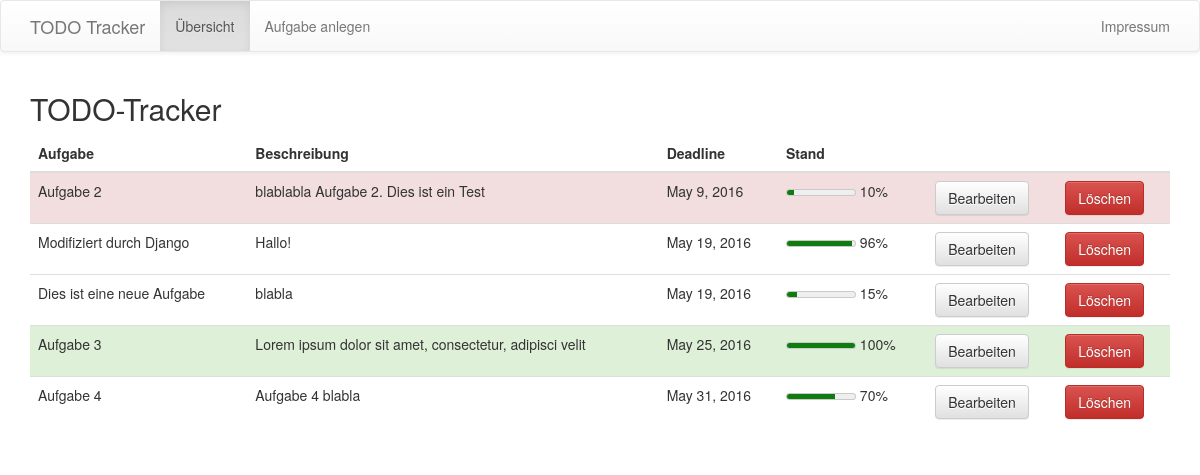
/, run on an earlier commit of the app's database.
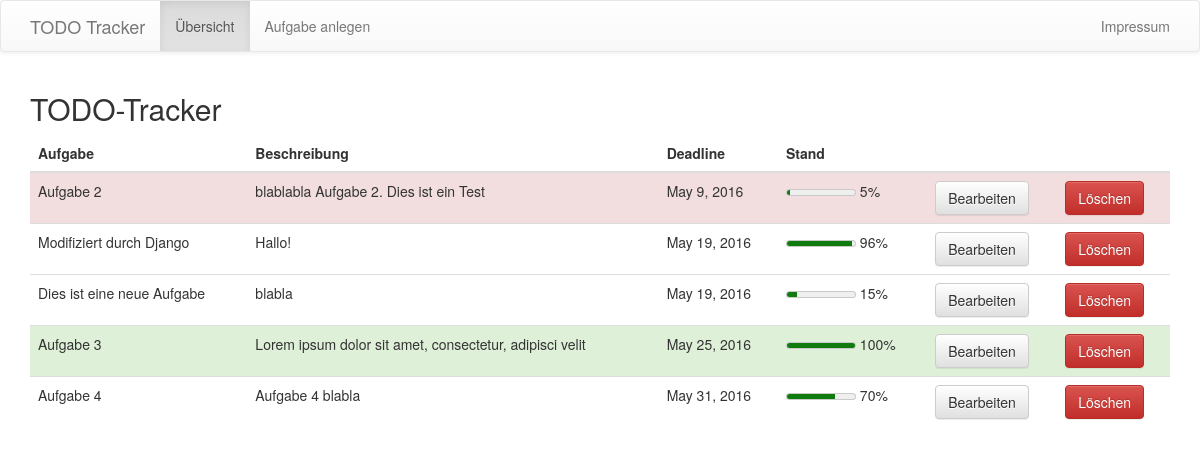
And on a later commit of the database.
### todotracker/models.py (models this page shows, shortened)
class Task(models.Model):
    title = models.CharField(max_length=200)	# Name der Aufgabe
    text = models.TextField()					# Beschreibung
    deadline = models.DateField(default=timezone.now) # Deadline
    state = models.IntegerField(default=0, validators=[MaxValueValidator(100), MinValueValidator(0)])	# Stand (mind 0, max 100, 0 ist der Defaultwert)

### todotracker/views.py (the view)
# urls.py: url(r'^$', views.task_list, name='task_list'), # http://127.0.0.1:8000/
def task_list(request):
    tasks = Task.objects.order_by('deadline')	# query set: alle Aufgaben, geordnet nach Deadline
    for task in tasks:
        task.meter = lambda: None
        task.context = lambda: None
        setattr(task, 'meter', (task.state/100))
        if task.state == 100:
            setattr(task, 'context', 'succes')
        elif task.deadline < date.today():
            setattr(task, 'context', 'danger')
        else:
            setattr(task, 'context', 'none')
    return render(request, 'todotracker/task_list.html', {'tasks': tasks})		# tasks wird dem Template übergeben, task_list.html wird zurückgegeben

### todotracker/templates/todotracker/task_list.html
{% extends 'todotracker/base.html' %}
{% block navbar_content %}
            <ul class="nav navbar-nav">
               <li class="active"><a href="#">Übersicht</a></li>
               <li><a href="{% url 'new' %}">Aufgabe anlegen</a></li>
            </ul>
            <ul class="nav navbar-nav navbar-right">
               <li><a href="{% url 'impressum' %}">Impressum</a></li>
            </ul>
{% endblock navbar_content %}
{% block content %}
         <h2>TODO-Tracker</h2>
         <div class="table-responsive">
            <table class="table">
               <thead>
                  <tr>
                     <th>Aufgabe</th>
                     <th>Beschreibung</th>
                     <th>Deadline</th>
                     <th>Stand</th>
                     <th></th>
                     <th></th>
                  </tr>
               </thead>
               <tbody>
				{% for task in tasks %}
                  <tr {% if task.context == 'succes'%} class="success" {% elif task.context == 'danger'%} class="danger" {% endif %}>
                     <td>{{ task.title }}</td>
                     <td>{{ task.text }}</td>
                     <td>{{ task.deadline }}</td>
                     <td>
                        <meter value="{{ task.meter }}">{{ task.state }}</meter> {{ task.state }}%
                     </td>
                     <td>
                        <form action="{% url 'edit' pk=task.pk %}">
                           <input type="submit" value="Bearbeiten" type="button" class="btn btn-default">
                        </form>
                     </td>
                     <td>
						<form action="{% url 'delete' pk=task.pk %}">
							<input type="submit" value="Löschen" type="button" class="btn btn-danger">
						</form>
                     </td>
                  </tr>
				  {% endfor %}
               </tbody>
            </table>
         </div>
{% endblock content %}

What changed in the data, as far as the page shows it:
changed Task "Aufgabe 2": {{ task.meter }} 0.1 → 0.05 (drawn); state "10" → "5"
